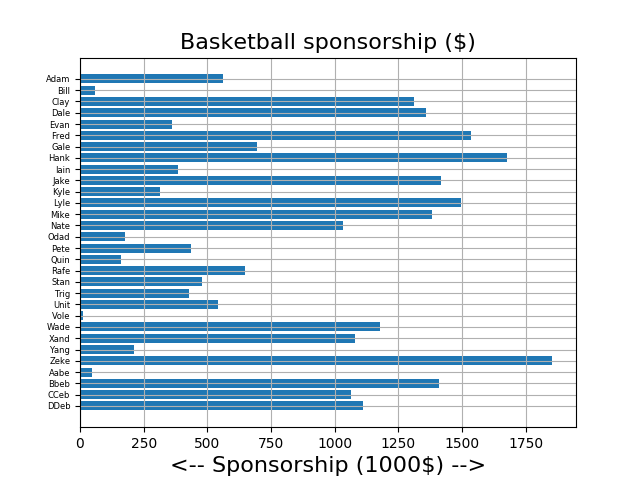

This figure's Python source:
#! /usr/bin/env python3
#
def basketball_barh ( ):

#*****************************************************************************80
#
## basketball_barh makes a horizontal bar plot of basketball sponsorships.
#
#  Licensing:
#
#    This code is distributed under the GNU LGPL license.
#
#  Modified:
#
#    29 April 2019
#
#  Author:
#
#    John Burkardt
#
  import csv
  import matplotlib.pyplot as plt
  import numpy as np
  import platform

  print ( '' )
  print ( 'basketball_barh:' )
  print ( '  Python version: %s' % ( platform.python_version ( ) ) )
  print ( '  Create a horizontal bar plot of basketball sponsorships.' )
#
#  Read the values from the file.
#
  types = [ 'i4', 'U4', 'U7', 'i4', 'i4', 'i4', 'U3', 'U10', 'i4' ]
  data = np.genfromtxt ( 'basketball_data.csv', dtype = types, delimiter=',', names=True)

  name = data['Name']
  sponsorship = data['Sponsorship']

  n = len ( name )
  index = np.linspace ( 1, n, n )
#
#  Create the bar plot.
#
  plt.barh ( index, np.flip ( sponsorship ) )
  plt.grid ( True )
  plt.title ( 'Basketball sponsorship ($)', fontsize = 16 )
  plt.xlabel ( '<-- Sponsorship (1000$) -->', fontsize = 16 )
  plt.yticks ( index, np.flip ( name ), fontsize = 6 )
  filename = 'basketball_barh.png'
  plt.savefig ( filename )
  plt.show ( block = False )
  plt.clf ( )

  print ( '  Graphics saved as "%s"' % ( filename ) )
#
#  Terminate.
#
  print ( '' )
  print ( 'basketball_barh:' )
  print ( '  Normal end of execution.' )
  return

if ( __name__ == '__main__' ):
  from timestamp import timestamp
  timestamp ( )
  basketball_barh ( )
  timestamp ( )

